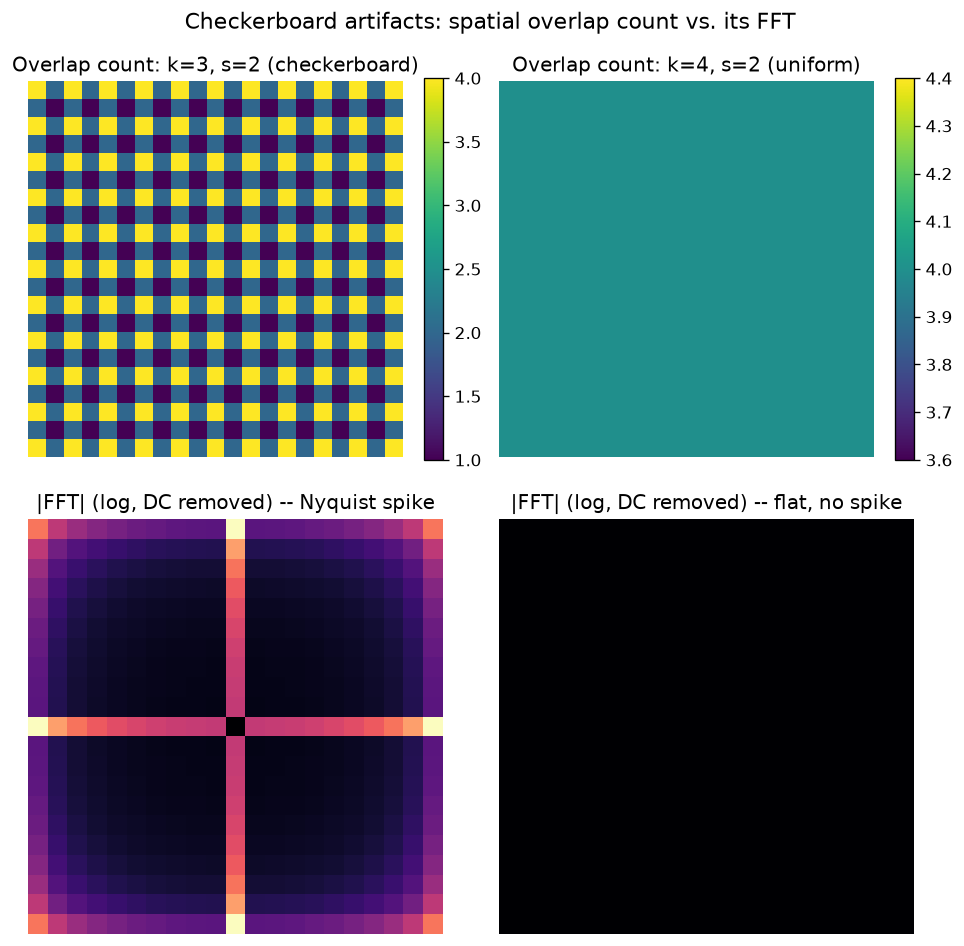

Source code (Python):
"""
Day 80 -- VAE decoder & upsampling artifacts.

Demonstrates checkerboard artifacts from transposed convolution in both the
spatial AND frequency domain. The classic, cleanest way to see this (per
Odena et al., "Deconvolution and Checkerboard Artifacts") is the *overlap
count* map: how many times does each output pixel get touched by the
kernel as it strides across? Feed the transposed conv an all-ones input
and an all-ones kernel, and the output IS the overlap-count map. When
kernel_size % stride != 0, that count is spatially periodic -> a sharp
peak appears in the 2D FFT at the checkerboard frequency. When
kernel_size % stride == 0, the count is uniform -> flat spectrum (just DC).

No downloads, no torch dependency -- transposed conv implemented directly
with numpy via the standard "insert zeros, then overlap-add the kernel"
definition, which is mathematically identical to nn.ConvTranspose2d.
"""
import numpy as np
import matplotlib.pyplot as plt

np.random.seed(42)


def conv_transpose2d(x, kernel, stride):
    """Fractionally-strided (transposed) convolution via overlap-add."""
    in_h, in_w = x.shape
    k = kernel.shape[0]
    out_h = (in_h - 1) * stride + k
    out_w = (in_w - 1) * stride + k
    out = np.zeros((out_h, out_w))
    for i in range(in_h):
        for j in range(in_w):
            out[i * stride:i * stride + k, j * stride:j * stride + k] += x[i, j] * kernel
    return out


stride = 2
ones_input = np.ones((16, 16))            # constant "activation" -> isolates overlap count
bad_kernel = np.ones((3, 3))               # 3 % 2 != 0 -> uneven overlap
good_kernel = np.ones((4, 4))              # 4 % 2 == 0 -> uniform overlap

bad_overlap = conv_transpose2d(ones_input, bad_kernel, stride)
good_overlap = conv_transpose2d(ones_input, good_kernel, stride)

# Crop borders where edge effects (not periodicity) dominate the count.
bad_overlap_c = bad_overlap[6:-6, 6:-6]
good_overlap_c = good_overlap[6:-6, 6:-6]


def log_magnitude_spectrum(img):
    f = np.fft.fftshift(np.fft.fft2(img - img.mean()))
    return np.log1p(np.abs(f))


bad_spec = log_magnitude_spectrum(bad_overlap_c)
good_spec = log_magnitude_spectrum(good_overlap_c)

fig, axes = plt.subplots(2, 2, figsize=(8, 8))

im0 = axes[0, 0].imshow(bad_overlap_c, cmap="viridis")
axes[0, 0].set_title("Overlap count: k=3, s=2 (checkerboard)")
axes[0, 0].axis("off")
fig.colorbar(im0, ax=axes[0, 0], fraction=0.046)

im1 = axes[0, 1].imshow(good_overlap_c, cmap="viridis")
axes[0, 1].set_title("Overlap count: k=4, s=2 (uniform)")
axes[0, 1].axis("off")
fig.colorbar(im1, ax=axes[0, 1], fraction=0.046)

axes[1, 0].imshow(bad_spec, cmap="magma")
axes[1, 0].set_title("|FFT| (log, DC removed) -- Nyquist spike")
axes[1, 0].axis("off")

axes[1, 1].imshow(good_spec, cmap="magma")
axes[1, 1].set_title("|FFT| (log, DC removed) -- flat, no spike")
axes[1, 1].axis("off")

fig.suptitle("Checkerboard artifacts: spatial overlap count vs. its FFT", fontsize=13)
fig.tight_layout()
plt.savefig("graph_DAY_80.png", dpi=120, bbox_inches="tight")
